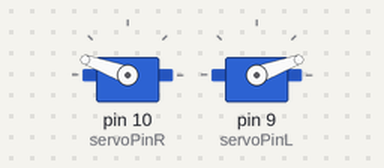
Bench run of a sketch on a simulated Arduino Uno, built with avr-gcc and run on an emulated ATmega328P. Parts: 2 × servo.

Above: at 0.05 s.
At 3.0 s:
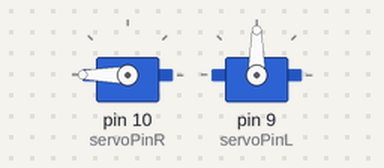
Timing chart, 0 to 6.9 s (numbered marks = the images above):
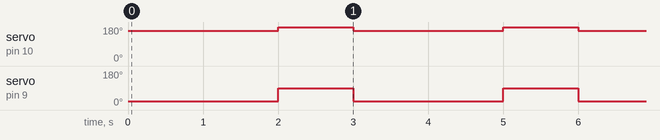

Measured:
- by itself, servo on pin 10 (servoPinR): alternates 180° for 1.0 s and 160° for 2.0 s
- by itself, servo on pin 9 (servoPinL): alternates 90° for 1.0 s and 20° for 2.0 s

The sketch:

square_movement.ino
```cpp
#include <Servo.h>

Servo servoR;
Servo servoL;

int servoPinR = 10;    // pin motor derecho
int servoPinL = 9;   // pin motor izquierdo

// avanzar
void advance()
{
    servoR.write(160);
    servoL.write(20);
}

// girar a la derecha
void turnR()
{
    servoR.write(180);
    servoL.write(90);
}

void setup()
{
    Serial.begin(9600); // abrir el puerto serie con una velocidad de 9600 baudios
    servoR.attach(servoPinR);
    servoL.attach(servoPinL);
    Serial.flush();    // vaciar el puerto serie
}

void loop()
{
    advance();
    delay(2000);
    turnR();
    delay(1000);
}
```
